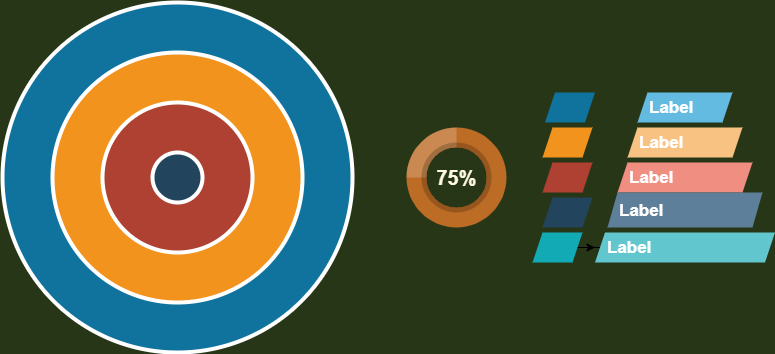
#> input picture img/1.png, 775 x 354 px
$ python mul_template_matching.py
#> lines starting #> are read from the running program, lines starting #| are printed output that depends on the picture; after the words box and inside, x2 and y2 are one past the last pixel; in counts of white or black regions, pixels touching at a corner belong together
import cv2
import numpy as np
from matplotlib import pyplot as plt

img_rgb = cv2.imread('../img/1.png')
#> img_rgb is the input picture: shape (354, 775, 3); mean B, G, R 69.1, 92.5, 84.6
img_gray = cv2.cvtColor(img_rgb,cv2.COLOR_BGR2GRAY)
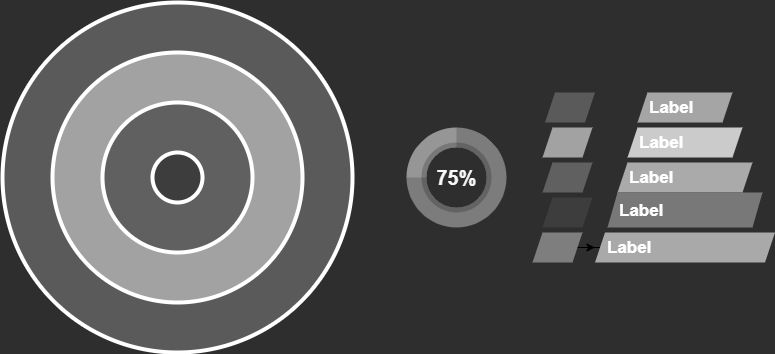
#> img_gray: shape (354, 775); min 0, max 255, mean 87.2
template = cv2.imread('../img/1f.png',0)
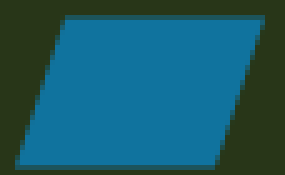
#> input picture img/1f.png, 57 x 35 px (shown 5 times larger)
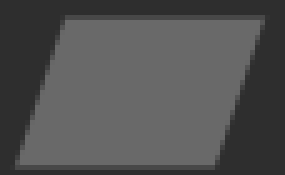
#> template: shape (35, 57) (shown 5 times larger); min 46, max 105, mean 81.3
w,h = template.shape[::-1]
#> w = 57; h = 35
res = cv2.matchTemplate(img_gray,template,cv2.TM_CCOEFF_NORMED)
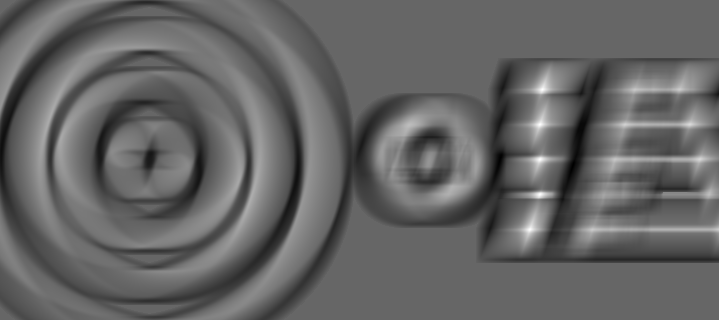
#> res: shape (320, 719) float32; min -0.667, max 1, mean -0.00751; drawn with min black and max white
threshold = 0.8

loc = np.where(res >= threshold)
#> loc = 115 positions, rows 86 to 231, columns 527 to 545
for pt in zip(*loc[::-1]):
    cv2.rectangle(img_rgb,pt,(pt[0]+w,pt[1]+h),(0,0,255),2)
#> this loop made 115 passes
#> pt on passes 1 to 12: (542, 86), (543, 86), (544, 86), (542, 87), (543, 87), (544, 87), (540, 88), (541, 88), (542, 88), (543, 88), (544, 88), (545, 88)
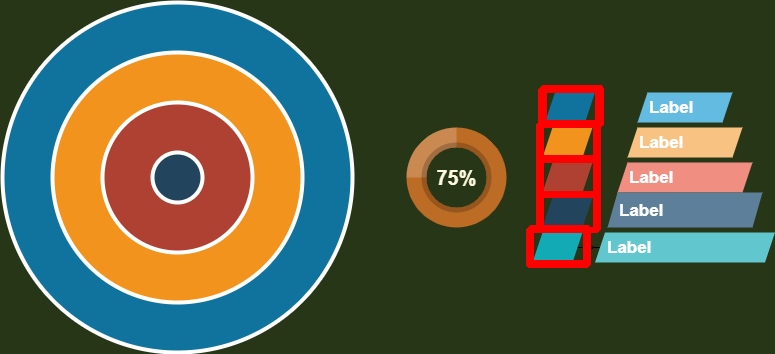
#> img_rgb: shape (354, 775, 3); 1.95% of pixels changed, all inside (x1, y1, x2, y2) = (526, 85, 604, 268)
cv2.imshow('res',img_rgb)
cv2.waitKey(0)
